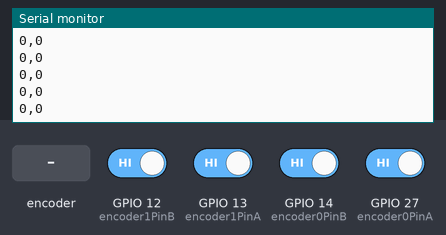
Bench run of a sketch on a simulated ESP32. Parts: the last lines printed to the serial monitor. The test bench sets the inputs (shaded band); at power-on: GPIO 12 (encoder1PinB), GPIO 13 (encoder1PinA), GPIO 14 (encoder0PinB), GPIO 27 (encoder0PinA) HIGH.

Above: at 1.2 s.
1.3 s: rotary encoder on GPIO 13 (encoder1PinA) / GPIO 14 (encoder0PinB) turned 1 step (first pin leading)
3.0 s: GPIO 12 (encoder1PinB) driven LOW
At 3.9 s:
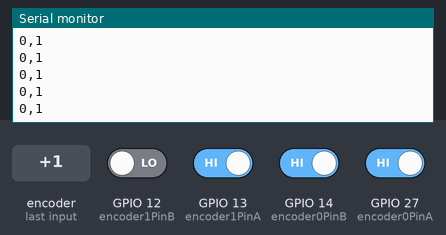
4.5 s: GPIO 27 (encoder0PinA) driven LOW
At 5.5 s:
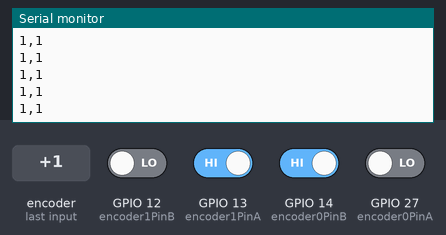
6.0 s: rotary encoder on GPIO 13 (encoder1PinA) / GPIO 14 (encoder0PinB) turned 1 step (first pin leading)
7.7 s: GPIO 12 (encoder1PinB) driven HIGH
At 8.8 s:
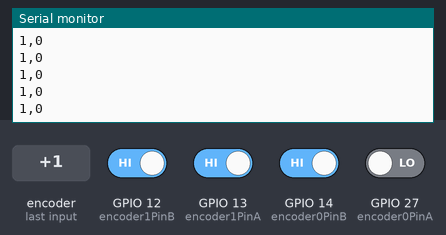
Timing chart, 0 to 10.2 s (numbered marks = the images above; inputs shaded):
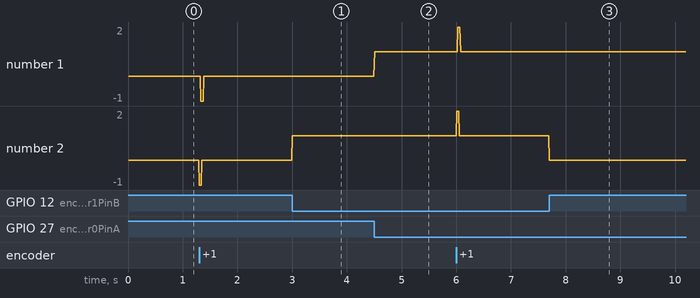

The sketch:

encoder_test_1.ino
```cpp
// #define encoder0PinA 26      // encoder 1
// #define encoder0PinB 25
// #define encoder1PinA 13     // encoder 2
// #define encoder1PinB 12

#define encoder0PinA 27      // encoder L
#define encoder0PinB 14
#define encoder1PinA 13     // encoder R
#define encoder1PinB 12

unsigned long currentMillis;
unsigned long previousMillis;

volatile long encoder0Pos = 0;    // encoder 1
volatile long encoder1Pos = 0;    // encoder 2


void setup() {
  Serial.begin(9600);
  pinMode(encoder0PinA, INPUT_PULLUP);    // encoder pins
  pinMode(encoder0PinB, INPUT_PULLUP);
  pinMode(encoder1PinA, INPUT_PULLUP);
  pinMode(encoder1PinB, INPUT_PULLUP);
  attachInterrupt(digitalPinToInterrupt(encoder0PinA), doEncoderA, CHANGE);
  attachInterrupt(digitalPinToInterrupt(encoder0PinB), doEncoderB, CHANGE);
  attachInterrupt(digitalPinToInterrupt(encoder1PinA), doEncoderC, CHANGE);
  attachInterrupt(digitalPinToInterrupt(encoder1PinB), doEncoderD, CHANGE);
}


void loop() {
  currentMillis = millis();   // bookmark the time
  if (currentMillis - previousMillis >= 10) {  // start timed loop for everything else
         previousMillis = currentMillis;
         Serial.print(encoder0Pos);
         Serial.print(",");
         Serial.println(encoder1Pos);
        //  Serial.print(",");
        //  Serial.print(digitalRead(encoder1PinA));
        //  Serial.print(",");
        //  Serial.print(digitalRead(encoder1PinB));

  }
  // put your main code here, to run repeatedly:

}

// ************** encoders interrupts **************

// ************** encoder 1 *********************


void doEncoderA(){

  // look for a low-to-high on channel A
  if (digitalRead(encoder0PinA) == HIGH) {
    // check channel B to see which way encoder is turning
    if (digitalRead(encoder0PinB) == LOW) {
      encoder0Pos = encoder0Pos + 1;         // CW
    }
    else {
      encoder0Pos = encoder0Pos - 1;         // CCW
    }
  }
  else   // must be a high-to-low edge on channel A
  {
    // check channel B to see which way encoder is turning
    if (digitalRead(encoder0PinB) == HIGH) {
      encoder0Pos = encoder0Pos + 1;          // CW
    }
    else {
      encoder0Pos = encoder0Pos - 1;          // CCW
    }
  }
}

void doEncoderB(){

  // look for a low-to-high on channel B
  if (digitalRead(encoder0PinB) == HIGH) {
   // check channel A to see which way encoder is turning
    if (digitalRead(encoder0PinA) == HIGH) {
      encoder0Pos = encoder0Pos + 1;         // CW
    }
    else {
      encoder0Pos = encoder0Pos - 1;         // CCW
    }
  }
  // Look for a high-to-low on channel B
  else {
    // check channel B to see which way encoder is turning
    if (digitalRead(encoder0PinA) == LOW) {
      encoder0Pos = encoder0Pos + 1;          // CW
    }
    else {
      encoder0Pos = encoder0Pos - 1;          // CCW
    }
  }

}

// ************** encoder 2 *********************

void doEncoderC(){

  // look for a low-to-high on channel A
  if (digitalRead(encoder1PinA) == HIGH) {
    // check channel B to see which way encoder is turning
    if (digitalRead(encoder1PinB) == LOW) {
      encoder1Pos = encoder1Pos - 1;         // CW
    }
    else {
      encoder1Pos = encoder1Pos + 1;         // CCW
    }
  }
  else   // must be a high-to-low edge on channel A
  {
    // check channel B to see which way encoder is turning
    if (digitalRead(encoder1PinB) == HIGH) {
      encoder1Pos = encoder1Pos - 1;          // CW
    }
    else {
      encoder1Pos = encoder1Pos + 1;          // CCW
    }
  }

}

void doEncoderD(){

  // look for a low-to-high on channel B
  if (digitalRead(encoder1PinB) == HIGH) {
   // check channel A to see which way encoder is turning
    if (digitalRead(encoder1PinA) == HIGH) {
      encoder1Pos = encoder1Pos - 1;         // CW
    }
    else {
      encoder1Pos = encoder1Pos + 1;         // CCW
    }
  }
  // Look for a high-to-low on channel B
  else {
    // check channel B to see which way encoder is turning
    if (digitalRead(encoder1PinA) == LOW) {
      encoder1Pos = encoder1Pos - 1;          // CW
    }
    else {
      encoder1Pos = encoder1Pos + 1;          // CCW
    }
  }


}
```

Measured:
- after the input at 3.0 s, the serial monitor: prints a new line at once (image 1)
- after the input at 4.5 s, the serial monitor: prints a new line at once (image 2)
- after the input at 7.7 s, the serial monitor: prints a new line at once (image 3)
- plotted number 2: 0 → 1 after the input at 3.0 s, 1 → 0 after the input at 7.7 s
